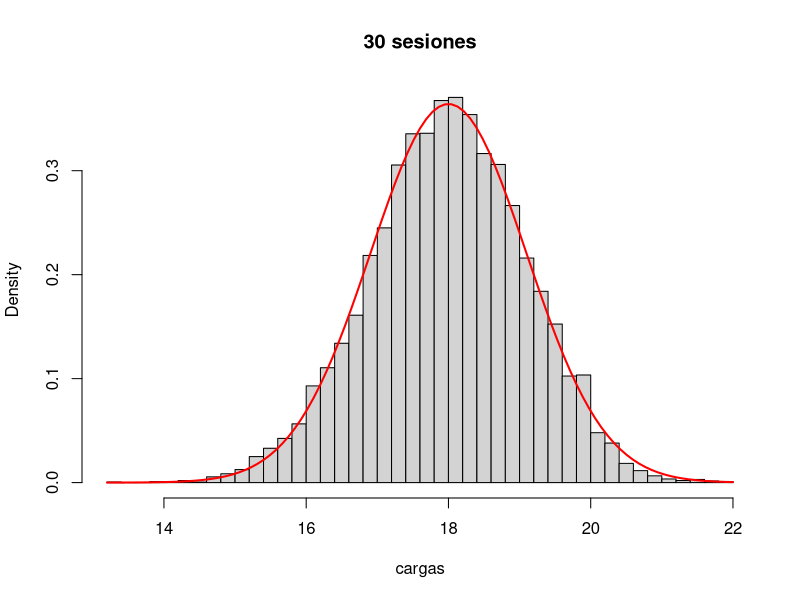

Source code (R):
# Soluciones de los ejercicios tipo examen
# Del artículo «Ejercicios de desigualdades y teoremas límite — tipo examen con R, Chebyshev, el TCL y la corrección por continuidad (y el 12,5 que me costó un apartado)»
# https://sergiolearns.com/desigualdades-y-teoremas-limite-ejercicios/

# ---- Ejercicio 1 ----
pnorm(11000, 8000, 1500) - pnorm(5000, 8000, 1500)   # si X fuera N(8000, 1500)
1 - 1500^2 / (30 * 500^2)                      # cota de Chebyshev
2 * pnorm(500 / (1500 / sqrt(30))) - 1         # TCL: P(|media - 8000| < 500)

# ---- Ejercicio 2 ----
f <- function(x) 12 * x^2 * (1 - x)
integrate(f, 0, 1)                                 # 1: es una densidad
integrate(function(x) x * f(x), 0, 1)              # E(X) = 0.6
integrate(function(x) x^2 * f(x), 0, 1)            # E(X^2) = 0.4  =>  Var = 0.4 - 0.36
1 - pnorm(19, 30 * 0.6, sqrt(30 * 0.04))           # TCL para la suma
ceiling((qnorm(0.975) * 0.2 / 0.05)^2)             # TCL
ceiling(0.04 / (0.05 * 0.05^2))                    # Chebyshev
set.seed(2026)
S <- replicate(10000, sum(rbeta(30, 3, 2)))        # 10.000 meses de 30 sesiones
mean(S >= 19)                                      # P(S >= 19) simulada
c(mean(S), sd(S))                                  # frente a 18 y sqrt(1.2) = 1.0954
hist(S, freq = FALSE, breaks = 40, main = "30 sesiones", xlab = "cargas")
curve(dnorm(x, 18, sqrt(1.2)), add = TRUE, col = "red", lwd = 2)

# ---- Ejercicio 3 ----
pnorm(70.5, 60, sqrt(60)) - pnorm(50.5, 60, sqrt(60))   # TCL con corrección
ppois(70, 60) - ppois(50, 60)                           # exacta
p <- dpois(0, 1.5)                                  # = exp(-1.5)
c(p = p, media = 40 * p, var = 40 * p * (1 - p))
1 - pnorm(11.5, 40 * p, sqrt(40 * p * (1 - p)))      # TCL con corrección
1 - pbinom(11, 40, p)                               # exacta: P(Y >= 12) = 1 - P(Y <= 11)
1 / (4 * 0.05 * 0.05^2)                             # Chebyshev, p desconocido
ceiling((qnorm(0.975) * 0.5 / 0.05)^2)              # TCL, p desconocido
ceiling(qnorm(0.975)^2 * p * (1 - p) / 0.05^2)      # TCL, con p = 0.2231

# ---- Bonus ----
x <- c(5000, 8000, 11000); px <- c(1/8, 3/4, 1/8)
mu <- sum(x * px); sigma <- sqrt(sum((x - mu)^2 * px))
c(mu = mu, sigma = sigma, fuera = sum(px[abs(x - mu) >= 2 * sigma]))
